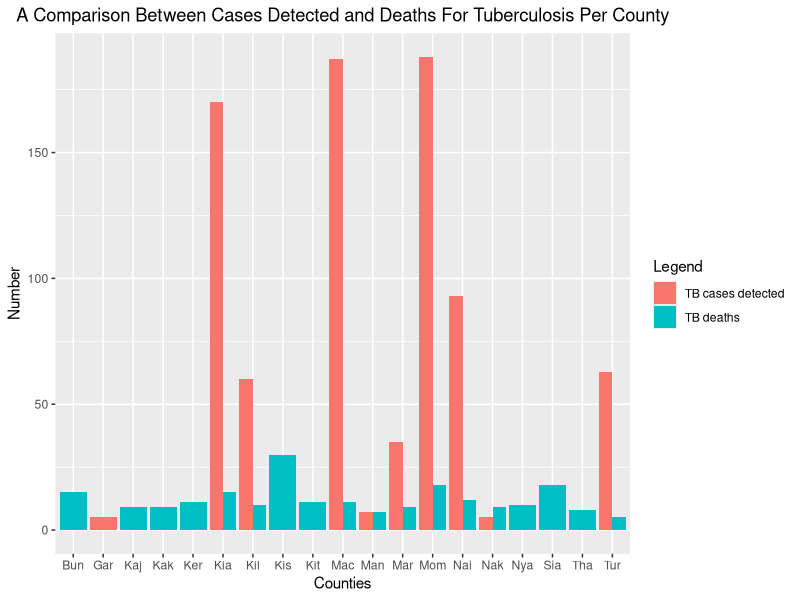

Write R code to recreate this figure.
# Importing packages
library("ggplot2")
library("raster")
library("sp")
library("broom")
library("dplyr")
library("forecast")
library("tseries")
library("reshape2")
library("zoo")
library("tidyr")

# Import Data
BarDf = read.csv(file = "KHIS TB 2021.csv",
                 header = TRUE);
# Cleaning Data
BarDf2 = BarDf[BarDf$Data == "TB cases detected"
               | BarDf$Data == "TB deaths", c(3, 21, 4)]
# Removes the word County from the county names
for (i in 1:nrow(BarDf2)) {
  county = substr(strsplit(BarDf2$Orgunit.name[i], " ")[[1]][1], 1, 3);
  BarDf2$Orgunit.name[i] = county;
}


ggplot(data = BarDf2,
       aes(x = Orgunit.name, y = Total.weight, fill = Data)) +
  geom_bar(stat = "identity", position = "dodge") + 
  theme(plot.title = element_text(hjust = 0.5)) + 
  labs(title = "A Comparison Between Cases Detected and Deaths For Tuberculosis Per County",
       fill = "Legend",
       x = "Counties",
       y = "Number")
